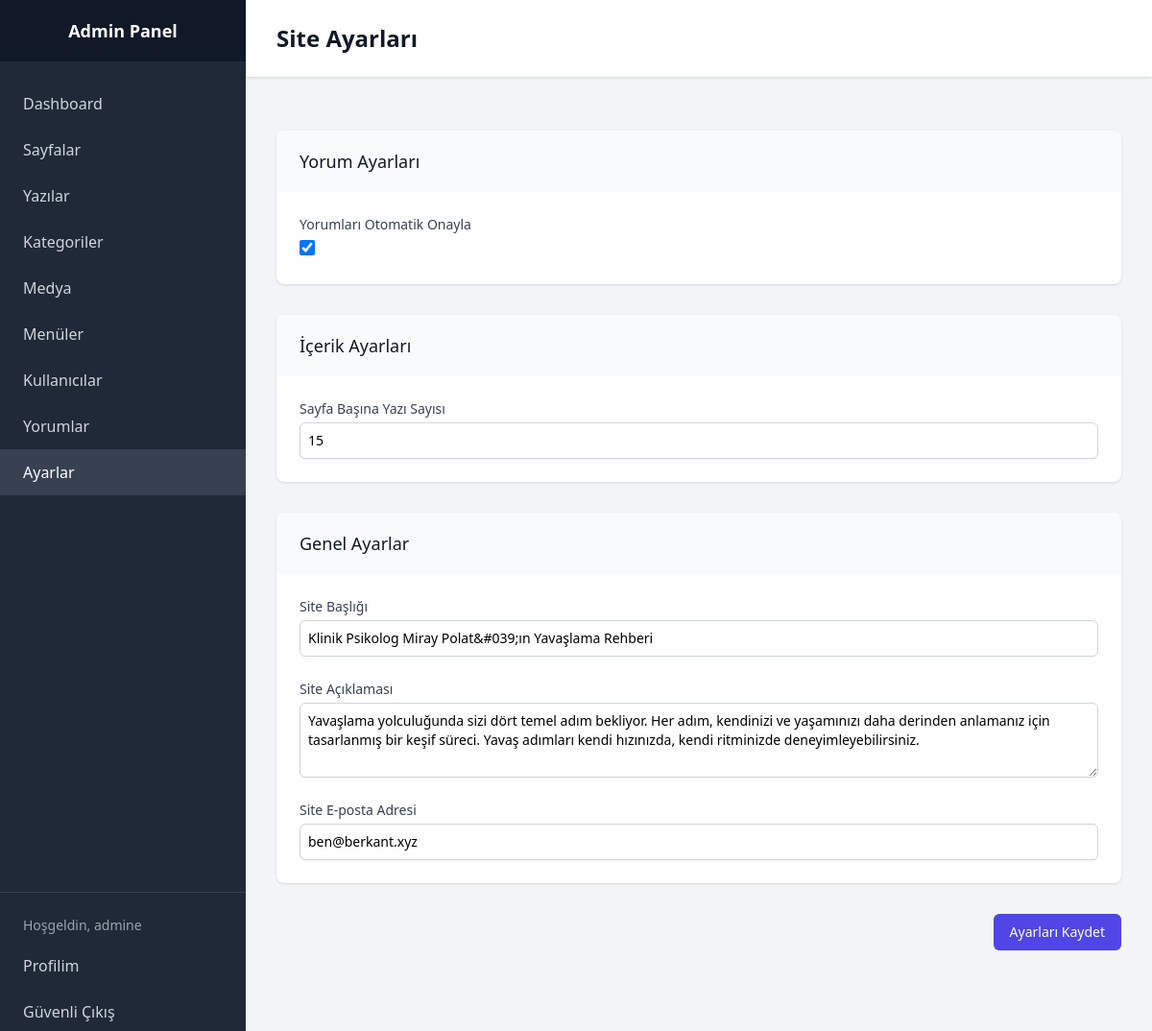
Page /backoffice/admin/settings.php (signed in) on the committed database.
### tables this page shows
CREATE TABLE settings (
        id INTEGER PRIMARY KEY AUTOINCREMENT,
        setting_key TEXT UNIQUE NOT NULL,
        setting_value TEXT,
        setting_group TEXT NOT NULL,
        setting_label TEXT NOT NULL,
        setting_type TEXT NOT NULL DEFAULT "text",
        created_at DATETIME DEFAULT CURRENT_TIMESTAMP
    );

### backoffice/includes/functions.php (called while the page is built, shortened)
<?php
function clean($data) {
    return htmlspecialchars($data, ENT_QUOTES, 'UTF-8');
}

### backoffice/admin/settings.php (the view, shortened to what this page needs)
<?php
require_once '../includes/auth.php';
$settings = [];
$query = 'SELECT * FROM settings ORDER BY setting_group, id ASC';
$result = $db->query($query);
while ($row = $result->fetchArray(SQLITE3_ASSOC)) {
    $settings[$row['setting_group']][] = $row;
}
?>
<!DOCTYPE html>
<html lang="tr">
<head>
    <script src="https://cdn.tailwindcss.com"></script>
</head>
<body class="bg-gray-100">
    <div class="min-h-screen flex">
        <?php include 'includes/sidebar.php'; ?>
        <div class="flex-1">
            <header class="bg-white shadow">
                <div class="max-w-7xl mx-auto py-6 px-4 sm:px-6 lg:px-8">
                    <h1 class="text-2xl font-bold text-gray-900">Site Ayarları</h1>
                </div>
            </header>
            <main class="max-w-7xl mx-auto py-6 sm:px-6 lg:px-8">
                <form method="POST" class="space-y-8">
                    <?php foreach ($settings as $group => $group_settings): ?>
                        <div class="bg-white shadow rounded-lg overflow-hidden">
                            <div class="px-4 py-5 bg-gray-50 sm:px-6">
                                <h3 class="text-lg font-medium leading-6 text-gray-900">
                                    <?php
                                    echo match($group) {
                                        'general' => 'Genel Ayarlar',
                                        'content' => 'İçerik Ayarları',
                                        'comments' => 'Yorum Ayarları',
                                        default => ucfirst($group)
                                    };
                                    ?>
                                </h3>
                            </div>
                            <div class="px-4 py-5 sm:p-6 space-y-6">
                                <?php foreach ($group_settings as $setting): ?>
                                    <div>
                                        <label for="<?php echo $setting['setting_key']; ?>" class="block text-sm font-medium text-gray-700">
                                            <?php echo clean($setting['setting_label']); ?>
                                        </label>
                                        <div class="mt-1">
                                            <?php if ($setting['setting_type'] == 'textarea'): ?>
                                                <textarea
                                                    name="settings[<?php echo $setting['setting_key']; ?>]"
                                                    id="<?php echo $setting['setting_key']; ?>"
                                                    rows="3"
                                                    class="shadow-sm focus:ring-indigo-500 focus:border-indigo-500 block w-full sm:text-sm p-2 border border-gray-300 rounded-md"
                                                ><?php echo clean($setting['setting_value']); ?></textarea>
                                            <?php elseif ($setting['setting_type'] == 'checkbox'): ?>
                                                <input
                                                    type="checkbox"
                                                    name="settings[<?php echo $setting['setting_key']; ?>]"
                                                    id="<?php echo $setting['setting_key']; ?>"
                                                    value="1"
                                                    <?php echo $setting['setting_value'] == '1' ? 'checked' : ''; ?>
                                                    class="focus:ring-indigo-500 h-4 w-4 text-indigo-600 p-2 border border-gray-300 rounded"
                                                >
                                            <?php else: ?>
                                                <input
                                                    type="<?php echo $setting['setting_type']; ?>"
                                                    name="settings[<?php echo $setting['setting_key']; ?>]"
                                                    id="<?php echo $setting['setting_key']; ?>"
                                                    value="<?php echo clean($setting['setting_value']); ?>"
                                                    class="shadow-sm focus:ring-indigo-500 focus:border-indigo-500 block w-full sm:text-sm p-2 border border-gray-300 rounded-md"
                                                >
                                            <?php endif; ?>
                                        </div>
                                    </div>
                                <?php endforeach; ?>
                            </div>
                        </div>
                    <?php endforeach; ?>
                    <div class="flex justify-end">
                        <button type="submit" name="update_settings"
                            class="inline-flex justify-center py-2 px-4 border border-transparent shadow-sm text-sm font-medium rounded-md text-white bg-indigo-600 hover:bg-indigo-700 focus:outline-none focus:ring-2 focus:ring-offset-2 focus:ring-indigo-500">
                            Ayarları Kaydet
                        </button>
                    </div>
                </form>
            </main>
        </div>
    </div>
</body>
</html>

### rows in the picture
settings: setting_label "Yorumları Otomatik Onayla", setting_value "☑"
settings: setting_label "Sayfa Başına Yazı Sayısı", setting_type+setting_key+setting_value "15"
settings: setting_label "Site Başlığı", setting_type+setting_key+setting_value "Klinik Psikolog Miray Polat&#039;ın Yavaşlama Rehberi"
settings: setting_label "Site Açıklaması", setting_key+setting_value "Yavaşlama yolculuğunda sizi dört temel adım bekliyor. Her adım, kendinizi ve yaşamınızı daha derinden anlamanız için tasarlanmış bir keşif süreci. Yavaş adımları kendi hızınızda, kendi ritminizde deneyimleyebilirsiniz."
settings: setting_label "Site E-posta Adresi", setting_type+setting_key+setting_value "ben@berkant.xyz"

### other values in the picture
$_SESSION['username'] "admine"
